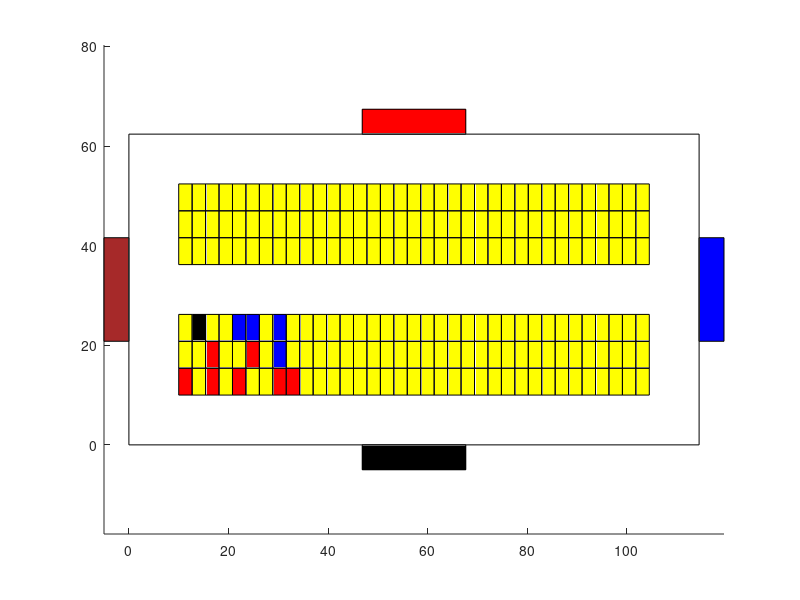

Here is the MATLAB script that generated this plot: (Note: this script raises an error after producing the figure.)
clf;
axis equal;


for i = 0: 34
    for j = 0: 2
      if(((j == 0) && (i == 0 || i == 2 || i == 4 || i == 7 || i == 8))
          || ((j == 1) && (i == 2 || i == 5))
        )
          rectangle("Position", [10 + i*2.7, 10 + j*5.4, 2.7, 5.4], 
              "Facecolor", [1, 0, 0]);
      elseif((j == 2) && (i == 1))
          rectangle("Position", [10 + i*2.7, 10 + j*5.4, 2.7, 5.4], 
              "Facecolor", [0, 0, 0]);
      elseif(((j == 2) && (i == 4 || i == 5 || i == 7))
              || (j == 1 && i == 7)
            )
          rectangle("Position", [10 + i*2.7, 10 + j*5.4, 2.7, 5.4], 
              "Facecolor", [0, 0, 1]);
      else
          rectangle("Position", [10 + i*2.7, 10 + j*5.4, 2.7, 5.4],
              "Facecolor", [1, 1, 0]);
      endif;
    endfor;
endfor;

for i = 0: 34
    for j = 0: 2
       rectangle("Position", [10 + i*2.7, 20 + (j + 3)*5.4, 2.7, 5.4],
              "Facecolor", [1, 1, 0]);
    endfor;
endfor;



rectangle("Position", [0, 0, 10 + 2.7*35 + 10, 10 + 5.4*3 + 10 + 5.4*3 + 10 ]);
                      %boundary

rectangle("Position", [10 + 2.7*17.5 - 10.4, -5, 20.8, 5 ], 
                        "Facecolor", [0, 0, 0]);%Gate 1
rectangle("Position", [10 + 2.7*35 + 10, 20.8, 5, 20.8 ], 
                        "Facecolor", [0, 0, 1]);%Gate 2
rectangle("Position", [10 + 2.7*17.5 - 10.4, 10 + 5.4*3 + 10 + 5.4*3 + 10, 20.8, 5 ], 
                        "Facecolor", [1, 0, 0]);%Gate 3                        
rectangle("Position", [-5, 20.8, 5, 20.8 ], "Facecolor", 
                          [0.65, 0.16, 0.16]);%Gate 4

v0 = 20/3;%(m/s)
[x0, y0, lastT] = linearMovement(-pi/2, v0, 0, 0.81, 10 + 1.35, 10 + 2.7, 'r');

Radius = sqrt(1.35*1.35 + 6.7*6.7) ;%radius of circle trajectory (m)
w0 = v0 / Radius;%angular velocity (rad/s)
a0 = atan(1.35/6.7);%original angular (rad)
deltaT = (pi/2)/w0;
t = linspace(0.81, 0.81+deltaT, round(deltaT*24));
xCenter = 10 + (2.7/2) - 6.7;
yCenter = 10 - 1.35;
alpha = a0 + w0*(t - 0.81);
x = xCenter + Radius*cos(alpha);
y = yCenter - Radius*sin(alpha);
x0 = x(1);
y0 = y(1);
hold on;
plot(x0, y0, "-dk");
hold on;
plot(x, y, 'r');
x0 = x(length(x));
y0 = y(length(y));
hold on;
plot(x0, y0, "-dk");
lastT = 0.81 + deltaT;
[x0, y0, lastT] = linearMovement(0, v0, lastT, lastT + 1, x0, y0, 'r');

hold on;
plot(x0, y0, "-dk");

xCenter = x0;
yCenter = y0 + Radius;

t = linspace(lastT, lastT + deltaT, round(deltaT*24));
alpha = w0*(t - lastT);                  
x = xCenter - Radius*sin(alpha);
y = yCenter - Radius*cos(alpha);
hold on;
plot(x, y, 'r');
lastT = lastT + deltaT;
x0 = x(length(x));
y0 = y(length(y));
hold on;
plot(x0, y0, "-dk");

ForwardTime = 6.7;
[x0, y0, lastT] = linearMovement(pi/2, v0, lastT, lastT + ForwardTime, x0, y0, 'r');

hold on;
plot(x0, y0, "-dk");
xCenter = x0 + Radius;
yCenter = y0;

t = linspace(lastT, lastT + deltaT, round(deltaT*24));
alpha = w0*(t - lastT);                  
x = xCenter - Radius*cos(alpha);
y = yCenter + Radius*sin(alpha);
hold on;
plot(x, y, 'r');
x0 = x(length(x));
y0 = y(length(y));
hold on;
plot(x0, y0, "-dk");

lastT = lastT + deltaT;
ForwardTime = 5.5;
[x0, y0, lastT] = linearMovement(0, v0, lastT, lastT + ForwardTime, x0, y0, 'r');
hold on;
plot(x0, y0, "-dk");
xCenter = x0;
yCenter = y0 + Radius;

t = linspace(lastT, lastT + deltaT, round(deltaT*24));
alpha = w0*(t - lastT);                  
x = xCenter + Radius*sin(alpha);
y = yCenter - Radius*cos(alpha);
hold on;
plot(x, y, 'k');
                  
axis([-15 130 -15 70]);%expand minimum of X, Y
%view(0, -90);
title ("Automated valet parking v = 24km/h");
